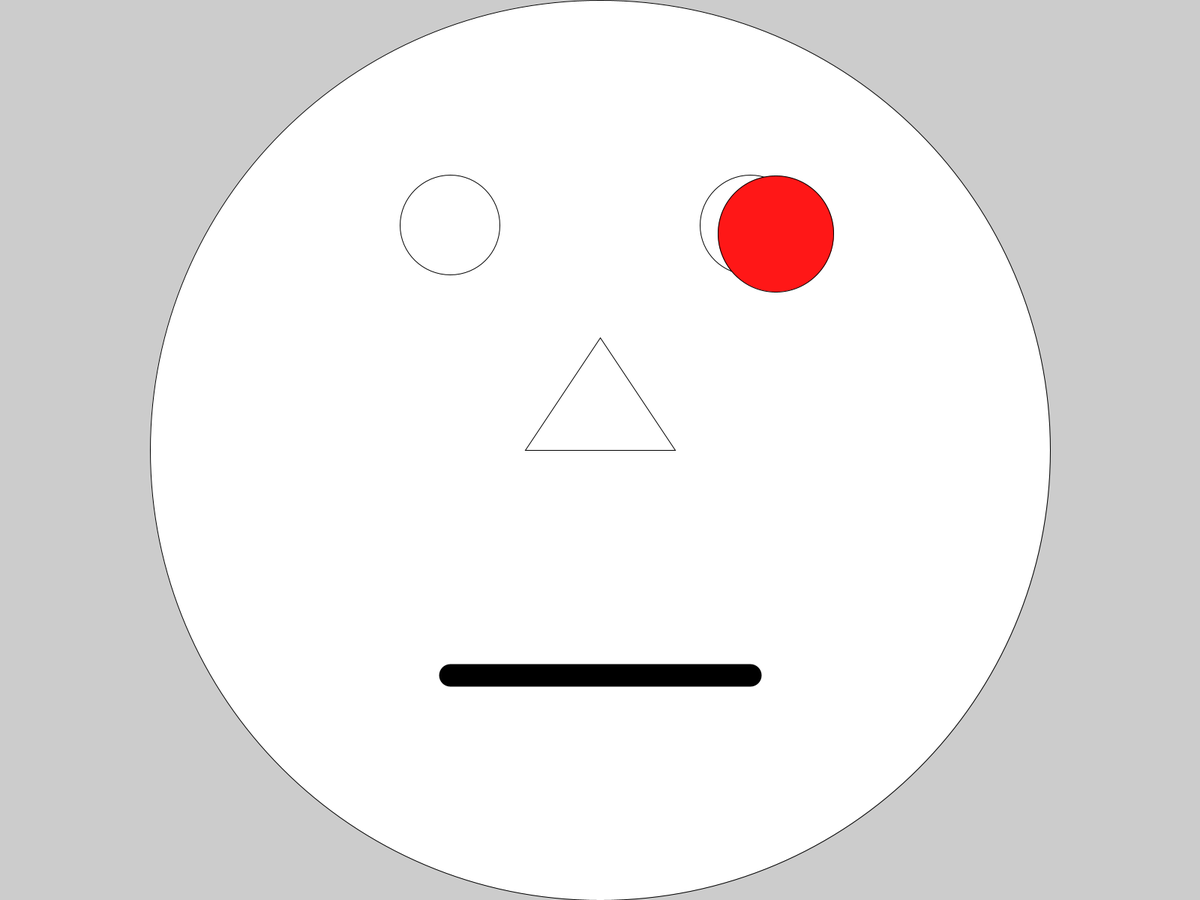
Frame 1 (no input)
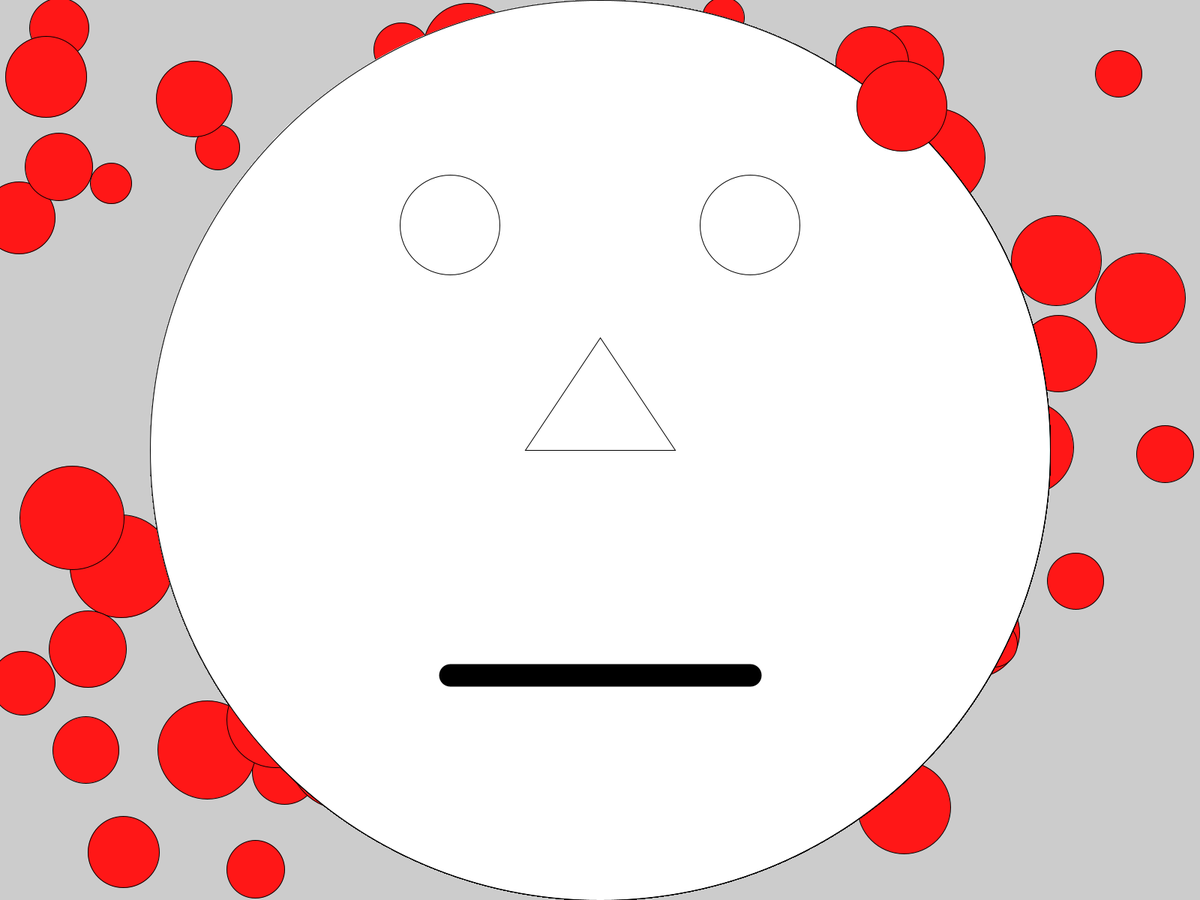
Frame 60 (the mouse pressed at the canvas centre just before this capture)
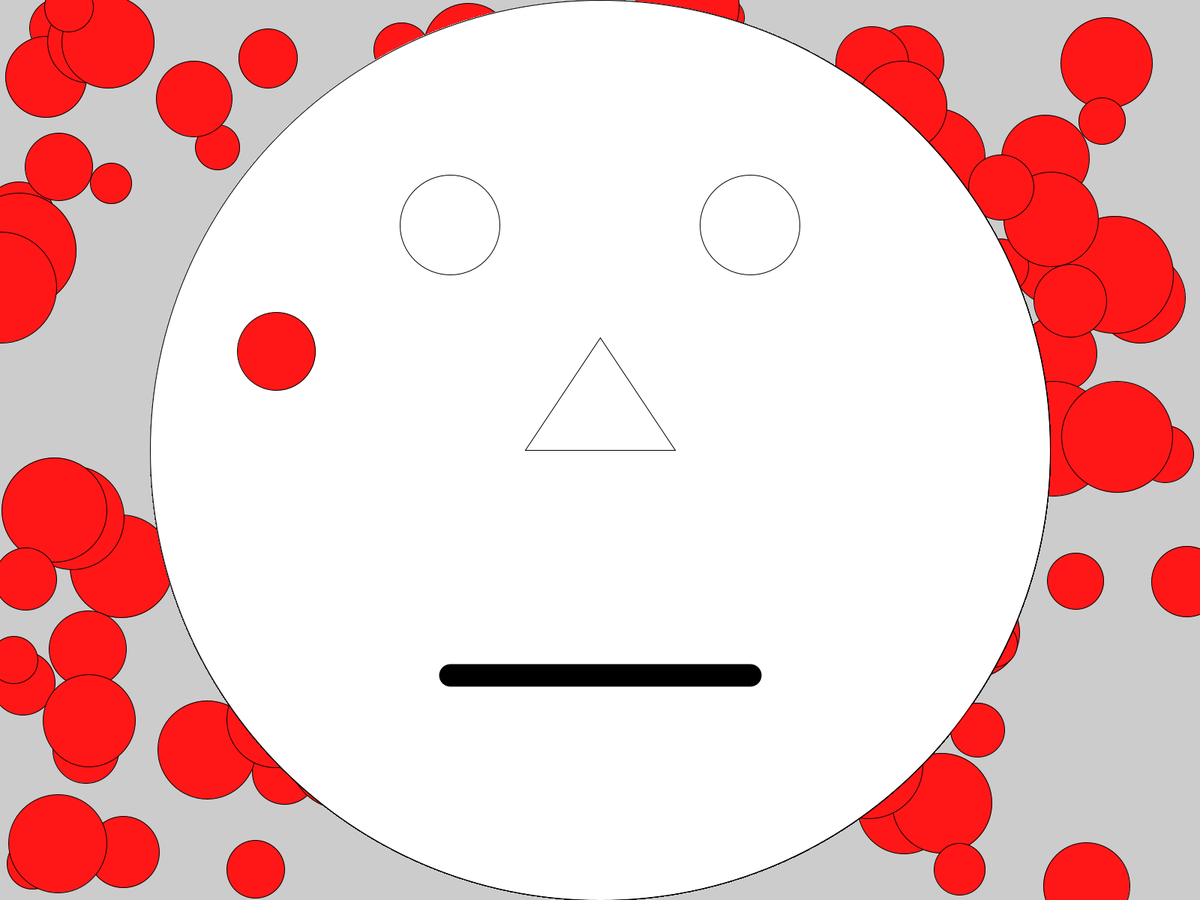
Frame 120 (the mouse held since frame 60 and released just before this capture)

The Processing sketch that drew these frames (run headless with seeded random() and noise(); from frame 60 on, the mouse is pressed at the canvas centre):

// Processing sketch: CompositeShapesSandbox
// ── CompositeShapesSandbox.pde
//Measles
//
//Global Variables
float rectX, rectY, rectdisplayWidth, rectdisplayHeight;
float faceX, faceY, faceDiameter;
float leftEyeX, leftEyeY, eyeDiameter;
float rightEyeX, rightEyeY;
float noseX1, noseY1, noseX2, noseY2, noseX3, noseY3;
float mouthX1, mouthY1, mouthX2, mouthY2;
float mouthThick, reset;
float measleX, measleY, measleDiameter;
color measlesColour=#FF1717, resetColour=#FFFFFF;

//
void setup() {
  //Geometry
  fullScreen();
  //
  //Population
  rectX = displayWidth*1/2 - displayHeight*1/2;
  rectY = displayHeight * 0;
  rectdisplayWidth = displayHeight;
  rectdisplayHeight = displayHeight;
  faceX = displayWidth*1/2;
  faceY = displayHeight*1/2;
  faceDiameter = displayHeight; //smallest dimension
  eyeDiameter = displayWidth*1/12;
  leftEyeX = displayWidth*3/8;
  leftEyeY = displayHeight*1/4;
  rightEyeX = displayWidth*5/8;
  rightEyeY = displayHeight*1/4;
  noseX1 = displayWidth*1/2;
  noseY1 = displayHeight*3/8;
  noseX2 = displayWidth*7/16;
  noseY2 = displayHeight*1/2;
  noseX3 = displayWidth*9/16;
  noseY3 = displayHeight*1/2;
  mouthX1 = displayWidth*5/8;
  mouthY1 = displayHeight*3/4;
  mouthX2 = displayWidth*3/8;
  mouthY2 = displayHeight*3/4;
  mouthThick = 30;
  reset = 1;
  //
}//End setup()
//
void draw() {
  //Populationn that changes
  measleX = random(displayWidth);
  measleY = random(displayHeight);
  measleDiameter = random(width*1/30, width*1/10);
  //
  //Canvas
  //rect(rectX, rectY, rectdisplayWidth, rectdisplayHeight);
  ellipse(faceX, faceY, faceDiameter, faceDiameter);
  ellipse(leftEyeX, leftEyeY, eyeDiameter, eyeDiameter);
  ellipse(rightEyeX, rightEyeY, eyeDiameter, eyeDiameter);
  triangle(noseX1, noseY1, noseX2, noseY2, noseX3, noseY3);
  strokeWeight(mouthThick);
  line(mouthX1, mouthY1, mouthX2, mouthY2);
  strokeWeight(reset);
  fill (measlesColour);
  ellipse(measleX, measleY, measleDiameter, measleDiameter);
  fill(resetColour);
}//End draw()
